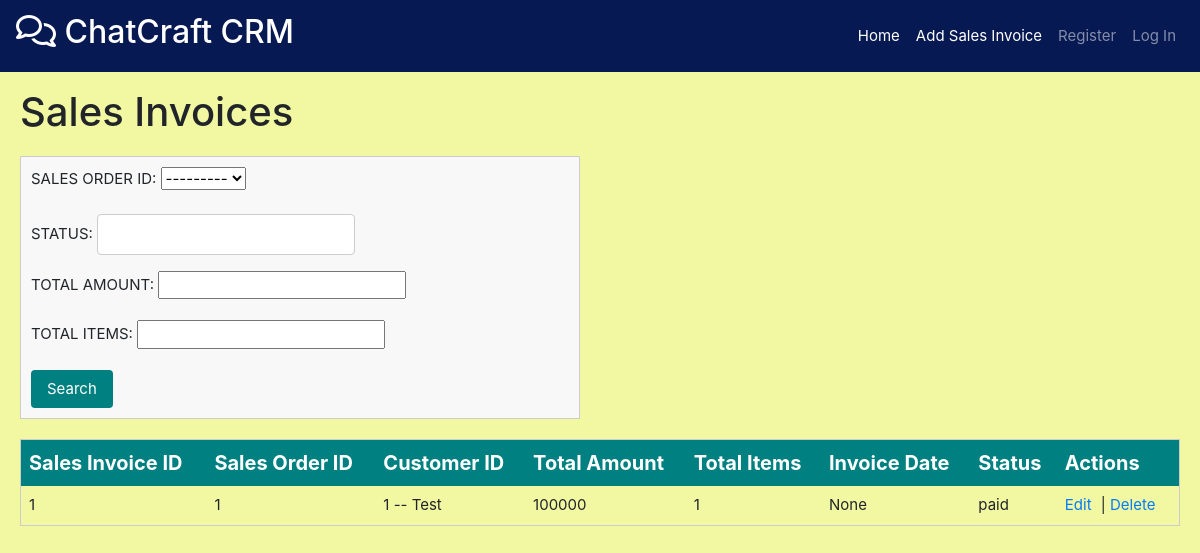
The app's page /sales_invoices/get/, older data.
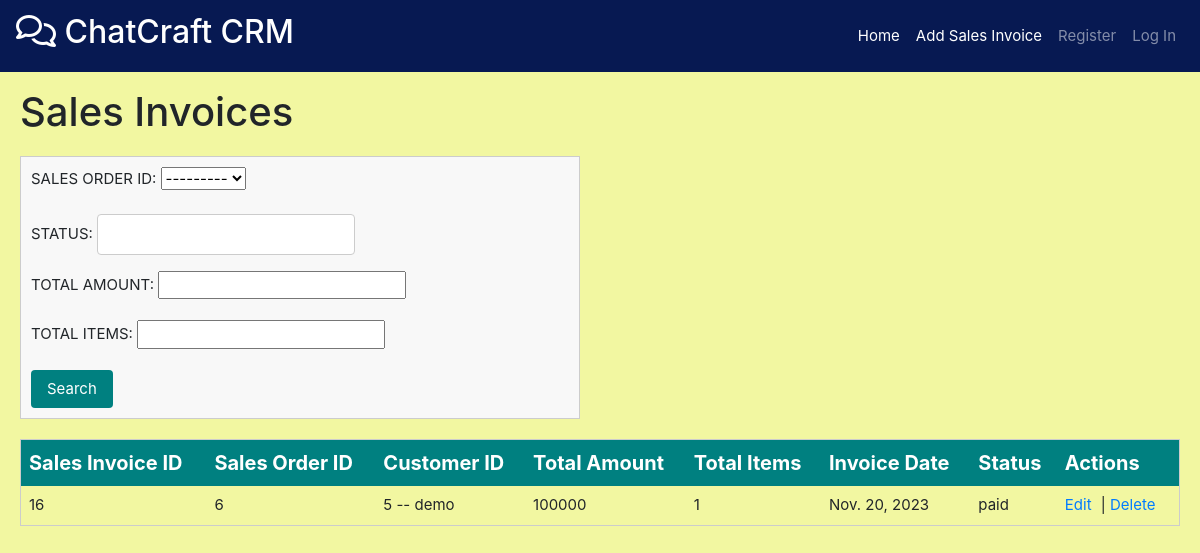
The same page, newer data.
### sales_orders/models.py (models this page shows)
class SalesOrder(models.Model):
    SALES_ORDER_ID=models.AutoField(primary_key=True)
    CUSTOMER_ID=models.ForeignKey(Customer,on_delete=models.CASCADE,db_column="CUSTOMER_ID")
    ORDERDATE = models.DateField(blank=True, null=True,default = datetime.now().date())
    AMOUNT=models.IntegerField(default =0 ,null=True,blank = True)
    STATUS = models.CharField(max_length=35,null=True,blank = True)
    def __str__(self):
        return f"{self.SALES_ORDER_ID}"

### sales_invoices/models.py (models this page shows, shortened)
class SalesInvoice(models.Model):
    SALES_INVOICE_ID = models.AutoField(primary_key=True)
    SALES_ORDER_ID = models.ForeignKey(SalesOrder, on_delete=models.CASCADE, db_column="SALES_ORDER_ID")
    CUSTOMER_ID = models.ForeignKey(Customer, on_delete=models.CASCADE, db_column="CUSTOMER_ID", null=True, blank=True)
    TOTAL_AMOUNT = models.IntegerField(null=True, blank=True)
    TOTAL_ITEMS = models.IntegerField(null=True, blank=True)
    INVOICE_DATE = models.DateField(null=True, blank=True,default=datetime.now().date())
    STATUS = models.CharField(max_length=35, null=True, blank=True)

### customers/models.py (models this page shows)
class Customer(models.Model):
    CUSTOMER_ID=models.AutoField(primary_key=True)
    COMPANY_NAME=models.CharField(max_length=35,unique=True)
    BALANCE_DUE=models.IntegerField(default=0,blank=True,null=True)
    ADDRESS = models.CharField(max_length=35,null=True,blank=True)
    STATUS = models.CharField(max_length=35,null=True,blank=True)
    CONTACT = models.CharField(max_length=10,null=True,blank=True)
    def __str__(self):
        return f"{self.CUSTOMER_ID} -- {self.COMPANY_NAME}"

### sales_invoices/views.py (the view)
# urls.py: path('get/', views.getSalesInvoice),
def getSalesInvoice(request : HttpRequest):
    data = request.GET
    sales_invoices = SalesInvoice.objects.all()
    filter_fields =["SALES_INVOICE_ID", "SALES_ORDER_ID", "CUSTOMER_ID", "INVOICE_DATE", "STATUS"]
    for field in filter_fields:
        param_value = data.get(field)
        if param_value:
            sales_invoices = sales_invoices.filter(**{field: param_value})
    sales_invoice_list = []
    for sales_invoice in sales_invoices:
        sales_invoice_details = {
            "SALES_INVOICE_ID":sales_invoice.SALES_INVOICE_ID,
            "SALES_ORDER_ID": sales_invoice.SALES_ORDER_ID.SALES_ORDER_ID,
            "CUSTOMER_ID": sales_invoice.CUSTOMER_ID_id,
            "INVOICE_DATE": str(sales_invoice.INVOICE_DATE),
            "STATUS" : sales_invoice.STATUS,
        }
        sales_invoice_list.append(sales_invoice_details)
    sales_invoice_data = json.dumps(sales_invoice_list, indent=4)
    return render(request, 'SalesInvoice/display_sales_invoice.html', {'sales_invoices':sales_invoices, 'form':SalesInvoiceForm()})

### sales_invoices/forms.py (shortened to what this page needs)
class SalesInvoiceForm(forms.ModelForm):
    class Meta:
        model = SalesInvoice
        fields = ["SALES_ORDER_ID","STATUS","TOTAL_AMOUNT","TOTAL_ITEMS"]  # List the fields you want to edit

### sales_invoices/templates/SalesInvoice/display_sales_invoice.html (shortened to what this page needs)
{% extends 'base.html' %}
{% block extra_nav %}
<li class="nav-item">
    <a class="nav-link" href="/sales_invoices/add/" style="color: white;">Add Sales Invoice</a>
</li>
{% endblock %}
{% block content %}
<h1 class="page-title">Sales Invoices</h1>
<form method="get" novalidate  novalidate style="width: 560px;">
    {{ form.as_p }}
    <button type="submit">Search</button>
</form>
<table class="custom-table">
    <thead>
        <tr class="table-header">
            <th>Sales Invoice ID</th>
            <th>Sales Order ID</th>
            <th>Customer ID</th>
            <th>Total Amount</th>
            <th>Total Items</th>
            <th>Invoice Date</th>
            <th>Status</th>
            <th>Actions</th>
        </tr>
    </thead>
    <tbody>
        {% for sales_invoice in sales_invoices %}
        <tr>
            <td>{{ sales_invoice.SALES_INVOICE_ID }}</td>
            <td>{{ sales_invoice.SALES_ORDER_ID }}</td>
            <td>{{ sales_invoice.CUSTOMER_ID }}</td>
            <td>{{ sales_invoice.TOTAL_AMOUNT }}</td>
            <td>{{ sales_invoice.TOTAL_ITEMS }}</td>
            <td>{{ sales_invoice.INVOICE_DATE }}</td>
            <td>{{ sales_invoice.STATUS }}</td>
            <td>
                <a href="/sales_invoices/edit/{{ sales_invoice.SALES_INVOICE_ID }}/" class="action-link">Edit</a> |
                <a href="/sales_invoices/delete/{{ sales_invoice.SALES_INVOICE_ID }}/" class="action-link">Delete</a>
            </td>
        </tr>
        {% endfor %}
    </tbody>
</table>
{% endblock %}

### templates/base.html (shortened to what this page needs)
<!DOCTYPE html>
<html lang="en">
<head>
    <link rel="stylesheet" href="https://cdnjs.cloudflare.com/ajax/libs/font-awesome/6.0.0-beta3/css/all.min.css">
    <link rel="stylesheet" href="https://stackpath.bootstrapcdn.com/bootstrap/4.5.2/css/bootstrap.min.css">
</head>
<body>
    <nav class="navbar navbar-expand-lg navbar-dark fixed-top" style="background-color: #071952;">
        <a class="navbar-brand" href="/"><h2><i class="fa-regular fa-comments"></i> ChatCraft CRM</h2></a>
        <div class="collapse navbar-collapse" id="navbarNav">
            <ul class="navbar-nav ml-auto">
                <li class="nav-item active">
                    <a class="nav-link" href="/">Home <span class="sr-only">(current)</span></a>
                </li>
                {% block extra_nav %}{% endblock %}
                {%if user.is_authenticated%}
                <li class="nav-item">
                    <a class="nav-link" href="
                    {%url 'logout' %}">Log Out</a>
                </li>
                {%else%}
                <li class="nav-item">
                    <a class="nav-link" href="
                    {%url 'register' %}">Register</a>
                </li>
                <li class="nav-item">
                    <a class="nav-link" href="
                    {%url 'login' %}">Log In</a>
                </li>
                {%endif%}
            </ul>
        </div>
    </nav>
    <br><br><br>
    <div class="grid-container">
        <div class="main-content">
            {% block content %}
            {% endblock %}
        </div>
    </div>
</body>
</html>

### templates/base.html (style rules this page uses)
.grid-container { display: grid; grid-template-columns: 100%; height: 100vh; z-index: -1; }
.main-content { background-color: #f8f8f8; padding: 20px; height: 100%; overflow-y: scroll; }
body { background-repeat: no-repeat; background-attachment: fixed; background-size: cover; }
body { font-size: 15px; }
.custom-table { border-collapse: collapse; width: 100%; border: 1px solid #ccc; margin-top: 20px; overflow-y: auto; }
.custom-table th, .custom-table td { text-align: left; padding: 8px; }
.table-header { background-color: teal; color: white; }
.action-link { text-decoration: none; color: #007bff; margin-right: 5px; }
form { margin-top: 20px; padding: 10px; border: 1px solid #ccc; background-color: #f8f8f8; width: 50%; }
form input[type="text"] { padding: 8px; margin-right: 10px; border: 1px solid #ccc; border-radius: 4px; }
form button[type="submit"] { padding: 8px 16px; background-color: teal; border: none; color: white; border-radius: 4px; cursor: pointer; }
.main-content { background-color: #F2F7A1; }
h1 { flex: 1; margin: 0; position: relative; }
.table-header { font-size: 20px; }

Row changes from the older to the newer data that the page shows:
removed SalesInvoice: SALES_INVOICE_ID "1", SALES_ORDER_ID "1", CUSTOMER_ID "1 -- Test", TOTAL_AMOUNT "100000", TOTAL_ITEMS "1", INVOICE_DATE "None", STATUS "paid"
added SalesInvoice: SALES_INVOICE_ID "16", SALES_ORDER_ID "6", CUSTOMER_ID "5 -- demo", TOTAL_AMOUNT "100000", TOTAL_ITEMS "1", INVOICE_DATE "Nov. 20, 2023", STATUS "paid"
